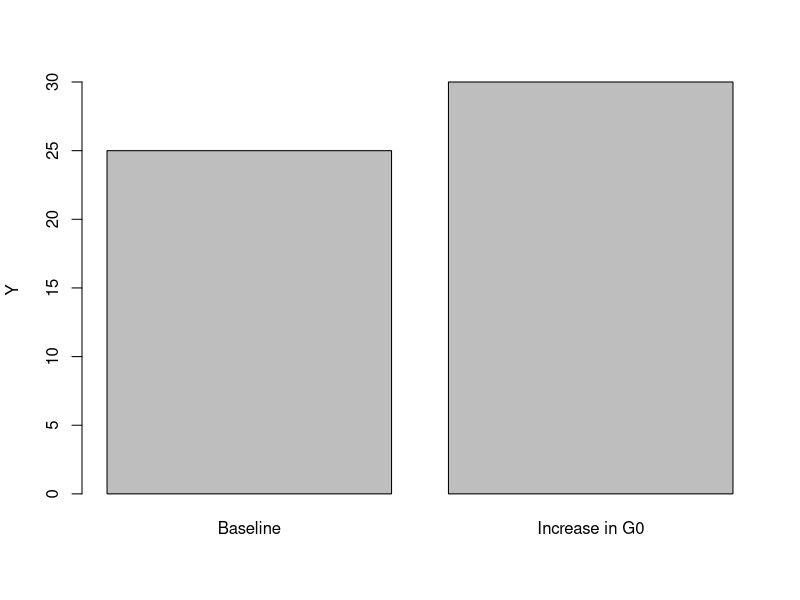
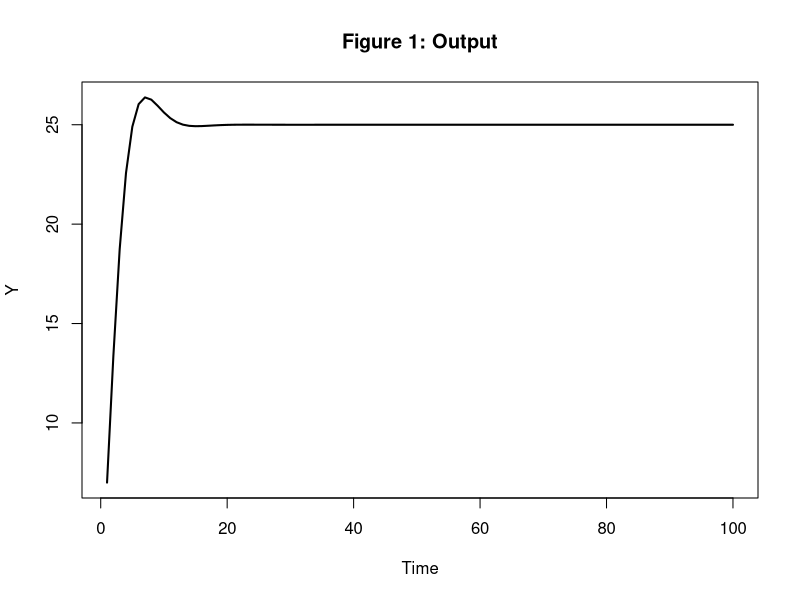
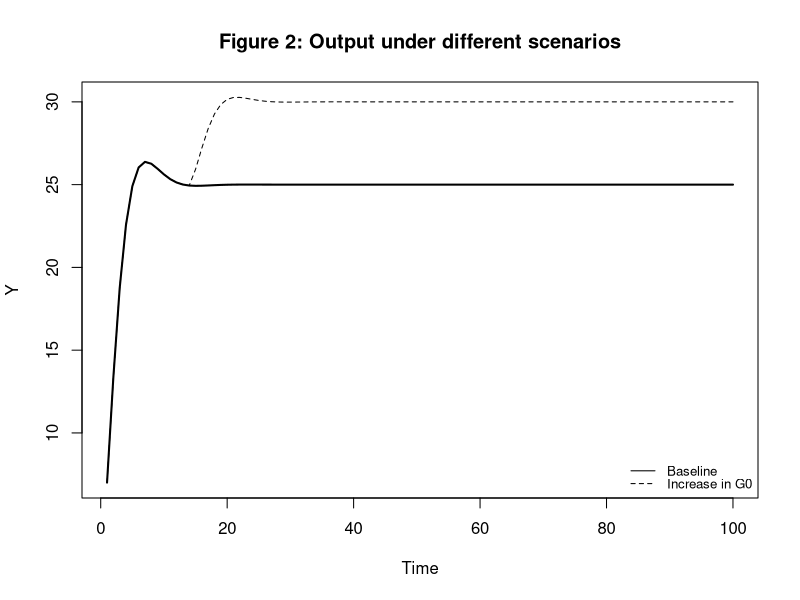
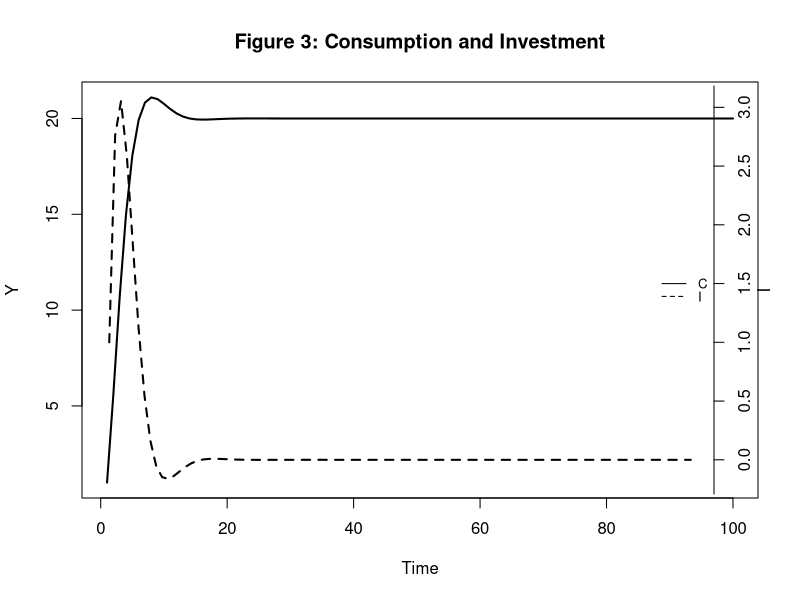
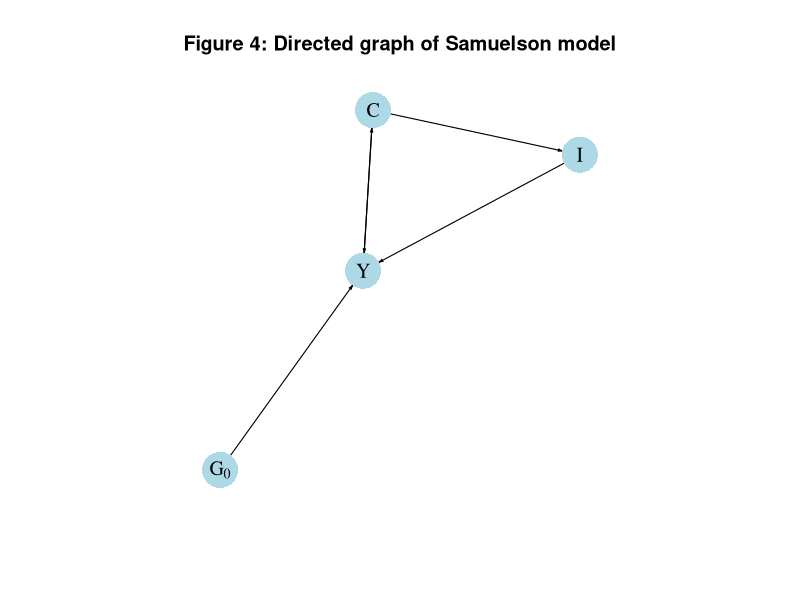

Write the R code that produced these figures, in order.
## ---- chunk 1
#Clear the environment 
rm(list=ls(all=TRUE))

# Set number of parameterisations that will be considered
S=2

# Set fixed parameter values
c0=3
c1=0.8

#Create vector in which equilibrium solutions from different parameterisations will be stored
Y_eq=vector(length=S)
C_eq=vector(length=S)

#Set parameter value that will change by defining a vector
I0=vector(length=S)
I0[1]=5
I0[2]=6

# Initialise endogenous variables at arbitrary positive value Y=C=1
Y=C=1

#Solve this system numerically through 1000 iterations based on the initialisation
for (i in 1:S){
  for (iteration in 1:1000){
  Y = C + I0[i]
  C = c0 + c1*Y
  } # close iterations loop
  
#Save results for different parameterisations in vector
Y_eq[i]=Y
C_eq[i]=C
} # close parameterisations loop

# Display solutions
Y_eq
C_eq

# Verify solutions for Y
(c0+I0[])/(1-c1)
## ---- chunk 2
#Clear the environment 
rm(list=ls(all=TRUE))

# Set number of parameterisations that will be considered
S=2

# Set fixed parameter values
c0=3
c1=1.2

#Create vector in which equilibrium solutions from different parameterisations will be store
Y_eq=vector(length=S)
C_eq=vector(length=S)

#Set parameter value that will change by defining a vector
I0=vector(length=S)
I0[1]=5
I0[2]=6

# Initialise endogenous variables at arbitrary positive value Y=C=1
Y=C=1

#Solve this system numerically through 1000 iterations based on the initialisation
for (i in 1:S){
  for (iteration in 1:1000){
  Y = C + I0[i]
  C = c0 + c1*Y
  } # close iterations loop
  
#Save results for different parameterisations in vector
Y_eq[i]=Y
C_eq[i]=C
} # close parameterisations loop

# Display solutions
Y_eq
C_eq

# Verify solutions for Y
(c0+I0[])/(1-c1)
## ---- chunk 3
#Clear the environment 
rm(list=ls(all=TRUE))

# Set number of periods for which you want to simulate
T=100

# Set number of parameterisations that will be considered
S=2

# Set period in which shock or shift in an will occur
s=15

# Set fixed parameter values
c1=0.8
beta=0.6

# Construct matrices in which values for different periods will be stored; initialise at 1
C=matrix(data=1, nrow=S, ncol=T)
I=matrix(data=1, nrow=S, ncol=T)

#Construct matrices for exogenous variable or parameter that will change over time to capture different scenarios
G0=matrix(data=5, nrow=S, ncol=T)

# Set parameter values for different scenarios
G0[,s:T][2,]=6     # scenario: permanent increase in government spending from I0=5 to I0=6 from period s=15 onwards

#Solve this system recursively based on the initialisation
for (i in 1:S){
  for (t in 2:T){
    C[i,t] = c1*(C[i,t-1] + I[i,t-1] + G0[i,t-1])
    I[i,t] = beta*(c1*(C[i,t-1] + I[i,t-1] + G0[i,t-1]) - C[i,t-1])
  } # close time loop
}   # close scenarios loop

# Calculate output
Y=C+G0+I

# Display solutions
I[,T]
C[,T]
Y[,T]

# Verify solutions for Y
(G0[,T])/(1-c1)
## ---- chunk 4
# Bar chart of different equilibrium solutions of Samuelson (1939) model
barplot(Y[,T], ylab="Y", names.arg=c("Baseline", "Increase in G0"))
## ---- chunk 5
# Time series chart of output dynamics in Samuelson (1939) model
plot(Y[1, 1:100],type="l", col=1, lwd=2, lty=1, xlab="Time", ylab="Y") 
title(main="Figure 1: Output", cex=0.8)
## ---- chunk 6
# Time series chart of output dynamics for different scenarios in Samuelson (1939) model
plot(Y[1, 1:100],type="l", col=1, lwd=2, lty=1, xlab="Time", ylab="Y", ylim=range(min(Y[1,], Y[2,]), max(Y[1,], Y[2,]))) 
title(main="Figure 2: Output under different scenarios", cex=0.8)
lines(Y[2, 1:100],lty=2)
legend("bottomright", legend=c("Baseline", "Increase in G0"),
       lty=1:2, cex=0.8, bty = "n", y.intersp=0.8)

## ---- chunk 7
# Time series chart of Samuelson (1939) model with separate axes for consumption and investment
plot(C[1, 1:100], type="l", col=1, lwd=2, lty=1, xlab="Time", ylab="Y") 
title(main="Figure 3: Consumption and Investment", cex=0.8)
par(mar = c(5, 4, 4, 4) + 0.3)
par(new = TRUE)
plot(I[1, 1:100], type="l", col=1, lwd=2, lty=2, font.main=1, cex.main=1,ylab = '', axes=FALSE,
     xlab = '', ylim = range(I[2, 1:100]), cex=0.8)
axis(side = 4, at = pretty(range(I[1, 1:100])))  
mtext("I", side = 4, line = 2)
legend("right", legend=c("C", "I"),
       lty=1:2, cex=0.8, bty = "n", y.intersp=0.8)
## ---- chunk 8
## Create directed graph
# Construct auxiliary Jacobian matrix for 4 variables: 
  # endogenous: (1) Y, (2) C, (3) I
  # exogenous: (4) G0
# where non-zero elements in regular Jacobian are set to 1 and zero elements are unchanged

              #1 2 3 4
M_mat=matrix(c(0,1,1,1, #1
               1,0,0,0, #2
               0,1,0,0, #3
               0,0,0,0), #4 
               4, 4, byrow=TRUE)

# Create adjacency matrix from transpose of auxiliary Jacobian and add column names
A_mat=t(M_mat)

# Create directed graph from adjacency matrix
library(igraph)
dg=graph_from_adjacency_matrix(A_mat, mode="directed", weighted= NULL)

# Define node labels
V(dg)$name=c("Y", "C", "I", expression(G[0]))

# Plot directed graph matrix
plot(dg, main="Figure 4: Directed graph of Samuelson model", vertex.size=20, vertex.color="lightblue", 
     vertex.label.color="black", edge.arrow.size=0.2, edge.width=1.1, edge.size=1.2,
     edge.arrow.width=1, edge.color="black", vertex.label.cex=1.2, 
     vertex.frame.color="NA", margin=-0.05)
